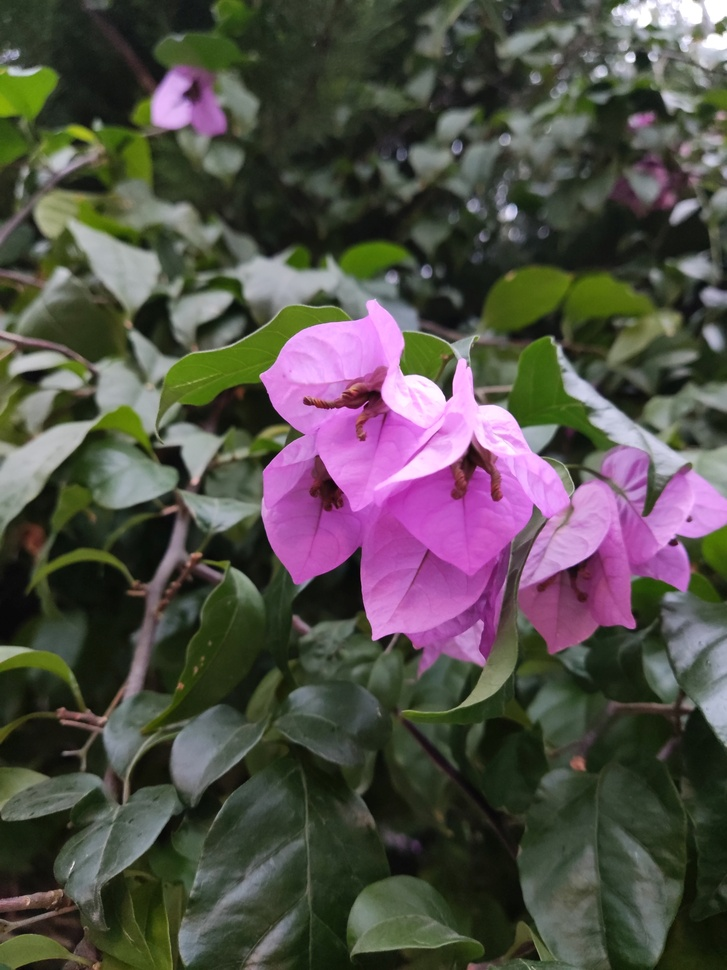
#> input picture ImageProcessing_HW01/Q4/Flowers.jpg, 727 x 970 px, shrunk from 1500 x 2000 before the run
$ python q4.py
#> lines starting #> are read from the running program, lines starting #| are printed output that depends on the picture; after the words box and inside, x2 and y2 are one past the last pixel; in counts of white or black regions, pixels touching at a corner belong together
import numpy as np
import cv2
from matplotlib import pyplot as plt


def read(file_name, image_type):
#> called with file_name = 'Flowers.jpg', image_type = 'HSV'
    img = cv2.imread(file_name)
#> img is the input picture: shape (970, 727, 3); mean B, G, R 73.7, 79, 83
    if image_type == "RGB":
        return cv2.cvtColor(img, cv2.COLOR_BGR2RGB)
    elif image_type == "HSV":
        return cv2.cvtColor(img, cv2.COLOR_BGR2HSV)
#> returned value: shape (970, 727, 3); mean H, S, V 65.4, 84.7, 91.2


def process(img):
    low = 135
    high = 165
    h, s, v = cv2.split(image)
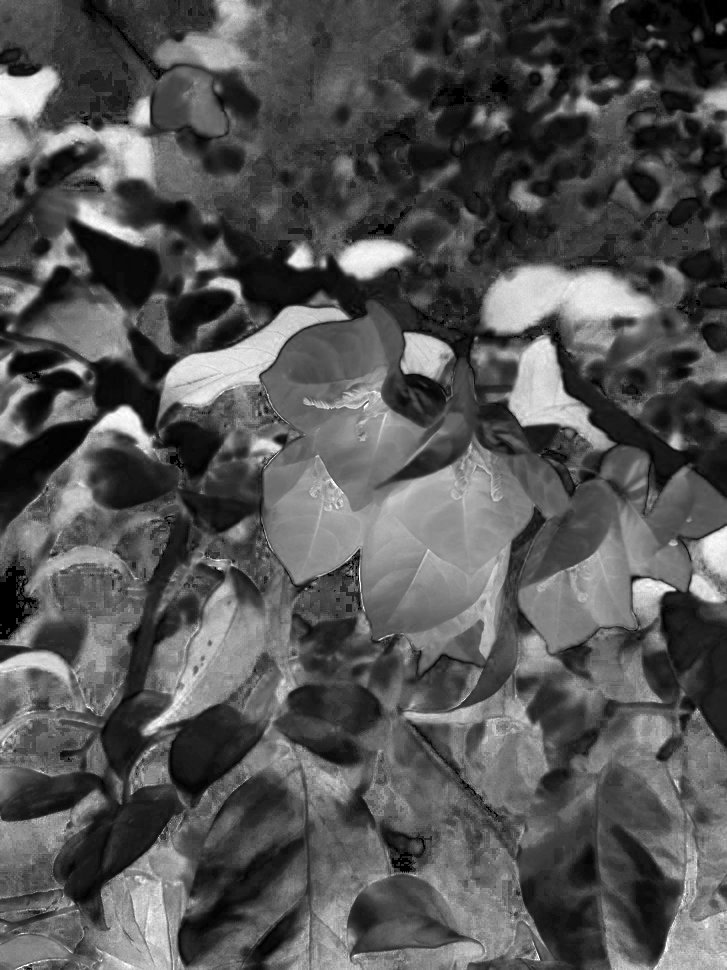
#> s: shape (970, 727); min 0, max 255, mean 84.7
    mask = cv2.inRange(h, low, high)
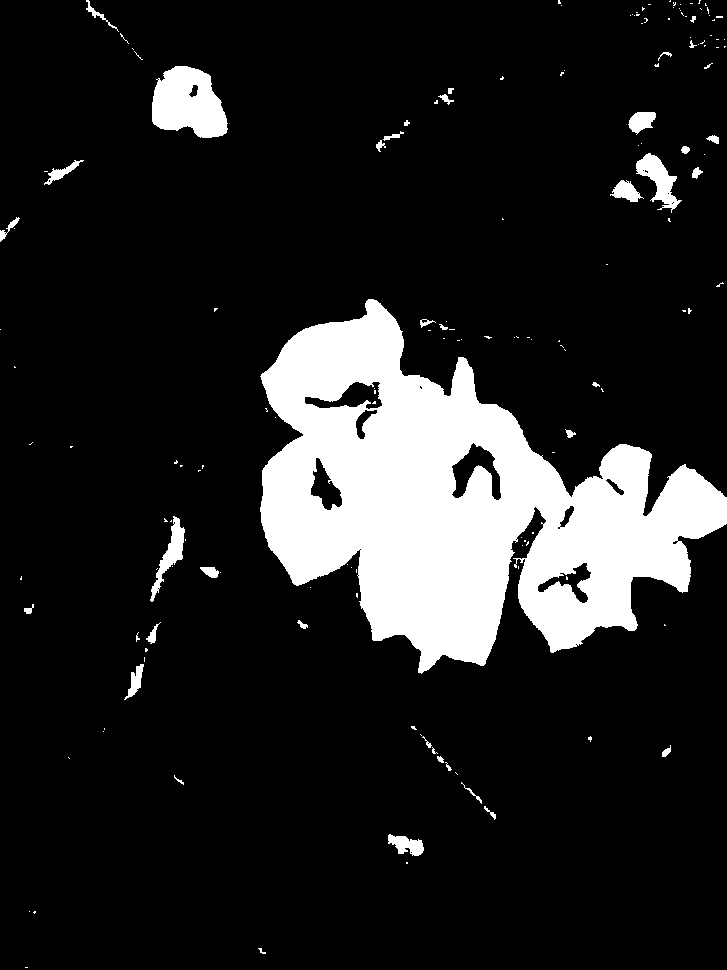
#> mask: shape (970, 727); 13.8% white; 160 white regions (122 under 20 px), largest, box (x1, y1, x2, y2) and area: (260, 299, 727, 674) 87370, (152, 66, 228, 138) 3953, (636, 153, 682, 213) 1122

    flower = cv2.bitwise_and(img, img, mask=mask)
#> flower: shape (970, 727, 3); mean H, S, V 20.9, 14.9, 26.3
    flower = change_color(flower, mask)
#> in change_color, `img = cv2.merge((h, s, v))`: img: shape (970, 727, 3); mean H, S, V 3.7, 14.9, 26.3
    flower = cv2.cvtColor(flower, cv2.COLOR_HSV2RGB)

    colored_image = change_color(img, mask)
#> in change_color (call 2), `h[mask > 0] = 27`:
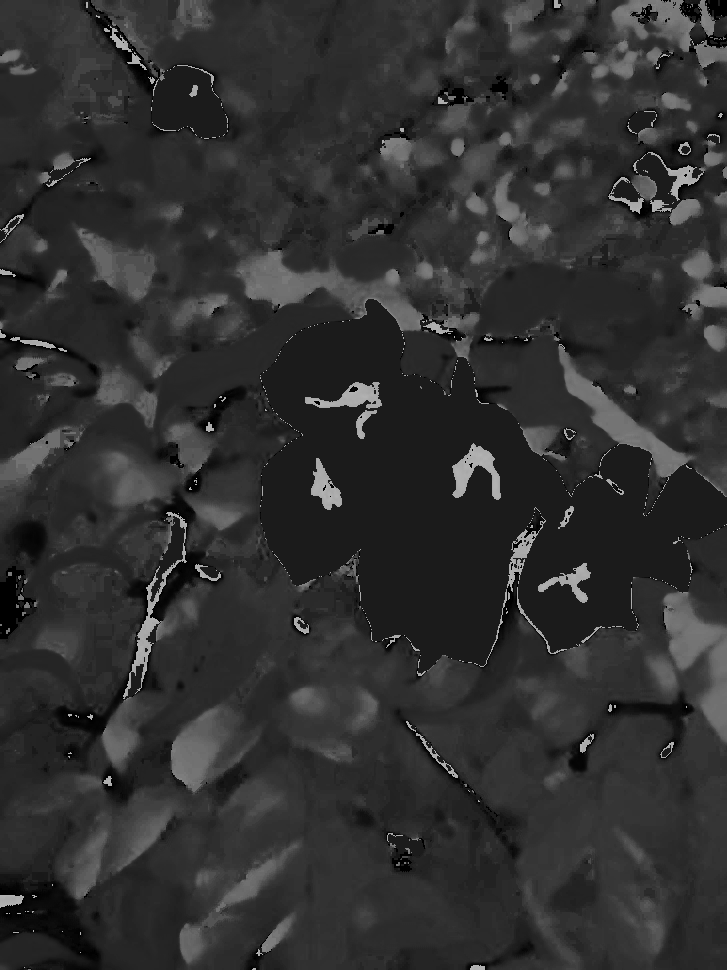
#> h: shape (970, 727); min 0, max 179, mean 48.3
#> in change_color (call 2), `img = cv2.merge((h, s, v))`: img: shape (970, 727, 3); mean H, S, V 48.3, 84.7, 91.2
    colored_image = cv2.cvtColor(colored_image, cv2.COLOR_HSV2RGB)
    colored_image = blur(colored_image)
#> in blur, `return cv2.filter2D(src=img, ddepth=-1, kernel=filter)`:
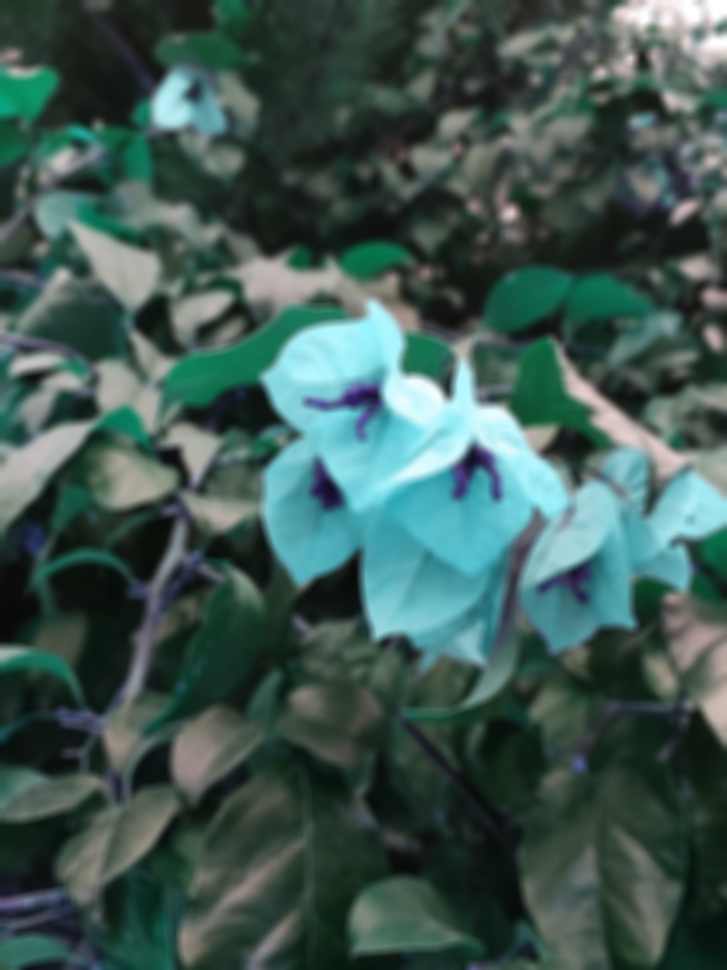
#> returned value: shape (970, 727, 3); mean of channels 0, 1, 2 83, 88.6, 63.1; drawn as B, G, R

    colored_image_r, colored_image_g, colored_image_b = cv2.split(colored_image)
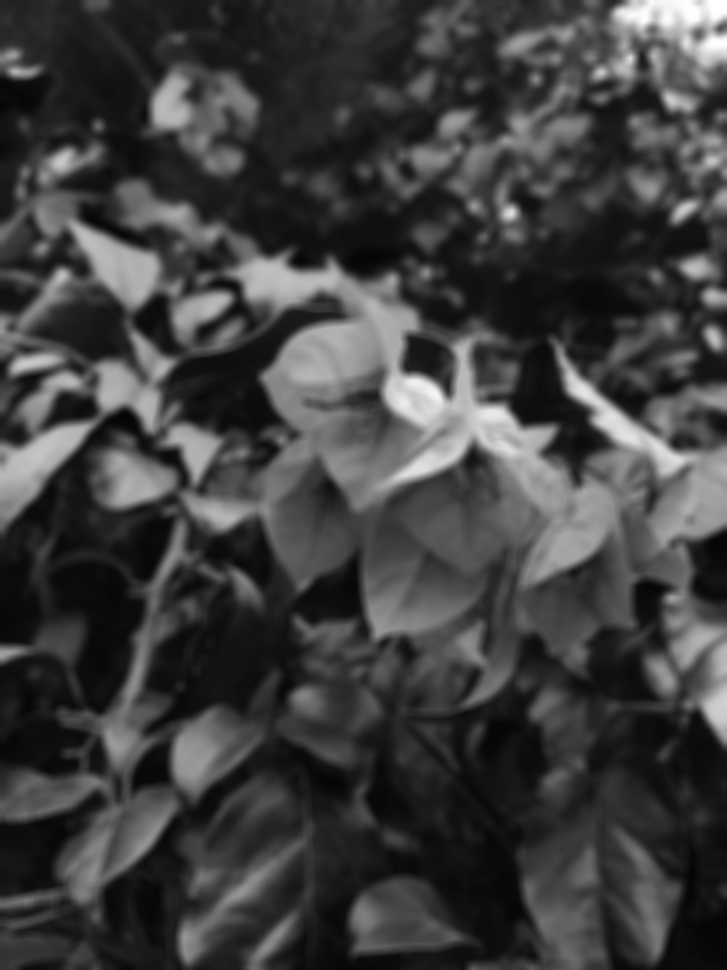
#> colored_image_b: shape (970, 727); min 4, max 255, mean 63.1
    flower_r, flower_g, flower_b = cv2.split(flower)
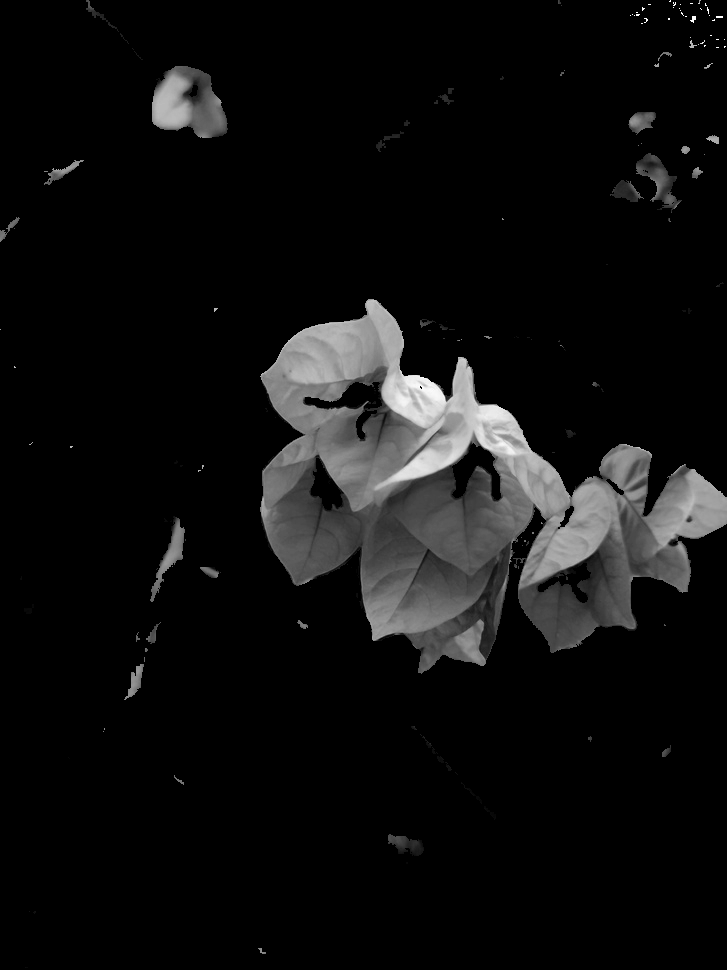
#> flower_b: shape (970, 727); min 0, max 254, mean 15.4
    r = np.where(mask == 0, colored_image_r, flower_r)
    g = np.where(mask == 0, colored_image_g, flower_g)
    b = np.where(mask == 0, colored_image_b, flower_b)
    colored_image = cv2.merge((r, g, b))
#> colored_image: shape (970, 727, 3); mean H, S, V 83.4, 89.1, 63.3

    return colored_image


def blur(img):
    filter = np.ones((10, 10), np.float64) / 100
    return cv2.filter2D(src=img, ddepth=-1, kernel=filter)


def change_color(img, mask):
    h, s, v = cv2.split(img)
    h[mask > 0] = 27
    img = cv2.merge((h, s, v))
    return img


image = read("Flowers.jpg", "HSV")
image = process(image)
image = cv2.cvtColor(image, cv2.COLOR_RGB2BGR)
#> image: shape (970, 727, 3); mean H, S, V 63.3, 89.1, 83.4
cv2.imwrite("res06.jpg", image)
